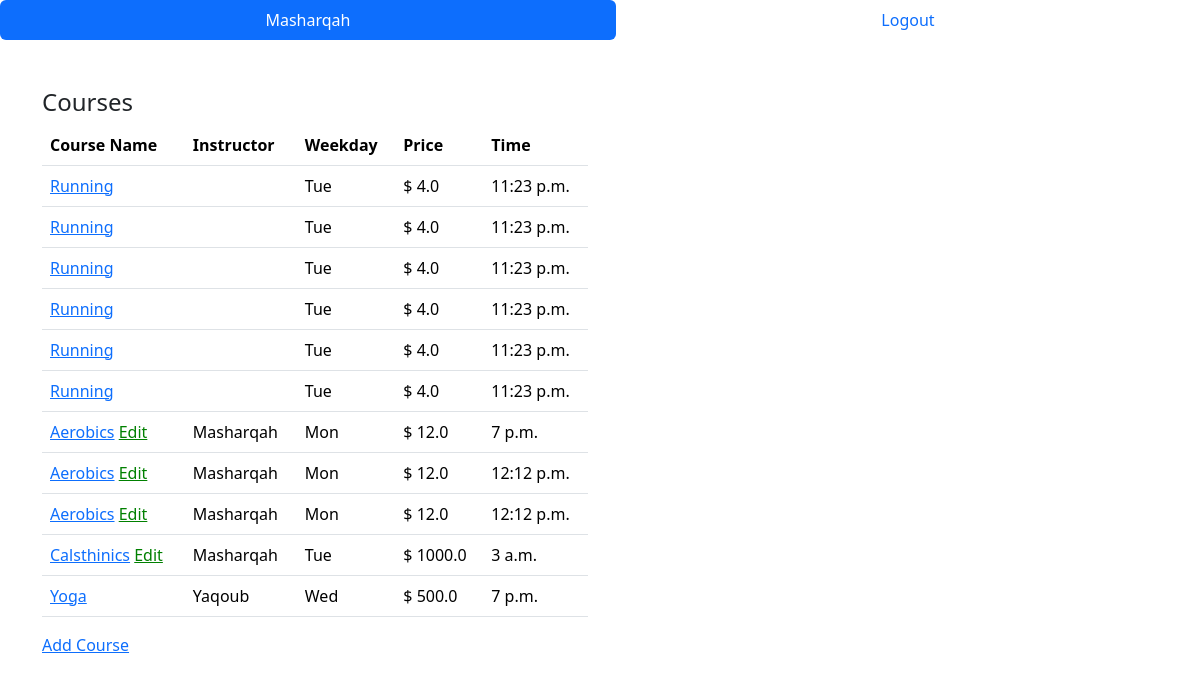
Page /classes (signed in) on the committed database.
### login_app/models.py (models this page shows)
class User(models.Model):
    fname = models.CharField(max_length=255)
    lname = models.CharField(max_length=255)
    email = models.CharField(max_length=255)
    password=models.CharField(max_length=255)
    created_at = models.DateTimeField(auto_now_add=True)
    updated_at = models.DateTimeField(auto_now=True)
    objects=UserManager()

class Course(models.Model):
    name = models.CharField(max_length=255)
    Weekday= models.CharField(max_length=20)
    price=models.FloatField()
    time=models.TimeField()
    desc= models.TextField(null=True)
    instructors= models.ManyToManyField(User,related_name="courses")
    created_at = models.DateTimeField(auto_now_add=True)
    updated_at = models.DateTimeField(auto_now=True)
    objects= CourseManager()

### login_app/views.py (the view)
# urls.py: path('classes', views.welcome),
def welcome(request):
    if request.session['logged']!= True:
        return redirect('/')
    logged_user= User.objects.get(id = request.session['user'])
    context = {
        'name' : request.session['name'],
        'status' : request.session['logged'],
        'courses': Course.objects.all(),
        'users': User.objects.all() ,
        'logged_user' : logged_user
    }
    return render (request, 'welcome.html', context)

### login_app/templates/welcome.html (shortened to what this page needs)
<!DOCTYPE html>
<html lang="en">
<head>
    {% load bootstrap5 %}
    {% bootstrap_css %}
</head>
<body>
    <ul class="nav nav-pills nav-fill">
        <li class="nav-item">
          <a class="nav-link active" aria-current="page" href="#">{{name}} </a>
        </li>
        <li class="nav-item">
          <a class="nav-link" href="logout">Logout</a>
        </li>
      </ul>
    <div class="container mt-5">
        <div class="row">
          <div class="col-md-6">
            <h4>Courses</h4>
            <table class="table">
                <thead>
                    <th>Course Name</th>
                    <th>Instructor</th>
                    <th>Weekday</th>
                    <th>Price</th>
                    <th>Time</th>
                </thead>
                {% for course in courses%}
                <tr>
                    <td><a href="classes/{{course.id}}">{{course.name}}</a>
                    {% if logged_user in course.instructors.all %}
                        <a style = "color:green; "href="classes/{{course.id}}/edit">Edit</a>
                    {% endif %}
                    </td>
                    <td>{% for instructor in course.instructors.all %}  {{instructor.lname}}  {% endfor%}  </td>
                    <td>{{course.Weekday}}</td>
                    <td>$ {{course.price}}</td>
                    <td>{{course.time}}</td>
                </tr>
                {% endfor %}
            </table>
            <a href="classes/create_course">Add Course</a>
        </div>
      </div>
</body>
</html>

### rows in the picture
User: lname "Masharqah"
Course: name "Running", Weekday "Tue", price "4.0", time "11:23 p.m."
Course: name "Running", Weekday "Tue", price "4.0", time "11:23 p.m."
Course: name "Running", Weekday "Tue", price "4.0", time "11:23 p.m."
Course: name "Running", Weekday "Tue", price "4.0", time "11:23 p.m."
Course: name "Running", Weekday "Tue", price "4.0", time "11:23 p.m."
Course: name "Running", Weekday "Tue", price "4.0", time "11:23 p.m."
Course: name "Aerobics", Weekday "Mon", price "12.0", time "7 p.m."
Course: name "Aerobics", Weekday "Mon", price "12.0", time "12:12 p.m."
Course: name "Aerobics", Weekday "Mon", price "12.0", time "12:12 p.m."
Course: name "Calsthinics", Weekday "Tue", price "1000.0", time "3 a.m."
Course: name "Yoga", Weekday "Wed", price "500.0", time "7 p.m."
User: lname "Yaqoub"
